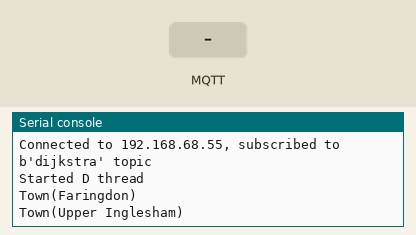
Recording of a program running on a simulated Raspberry Pi Pico running MicroPython. Shown: the last lines printed to the serial console. The test bench sets the inputs (shaded band). WiFi joins after 1.5 s; random numbers come from a fixed seed; no MQTT or app messages arrive unless stated; threads take turns every 2 ms; library files of the repository ran but are not shown: neopixel.py.

Above: at 2.8 s.
2.9 s: MQTT message "start" arrives on the first subscribed topic
At 3.3 s:
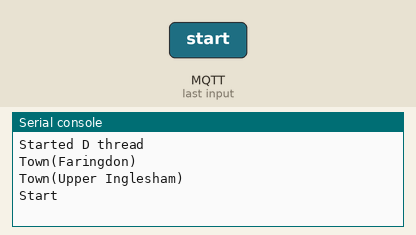
5.1 s: MQTT message "stop" arrives on the first subscribed topic
At 5.6 s:
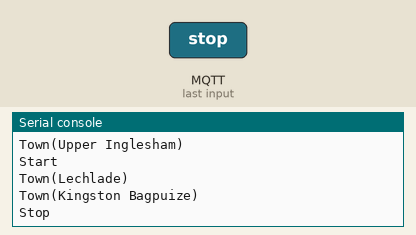

The program:

test.py
```python
# -------------------------------------------- #
#        Imports and general config            #
# -------------------------------------------- #

from cotswolds import towns # Import the towns list from cotswolds.py

from machine import Pin # Import the Pin class from the machine module
import utime
import random
from neopixel import Neopixel # Import the Neopixel class from the neopixel module
from umqtt.simple import MQTTClient # Import the MQTTClient class from the umqtt.simple module
import network # Import the network module
import _thread # Import the _thread module

# Configure Neopixels
numpix = 145
strip = Neopixel(numpix, 0, 22, "GRB")
strip.brightness(200)

# -------------------------------------------- #
#        MQTT and WiFi Configuration           #
# -------------------------------------------- #

# WIFI Credentials
SSID = "Wi Fi Fo Fum"
PASSWORD = "Isaacleavethecandlesalone"

wlan = network.WLAN(network.STA_IF)
wlan.active(True)
wlan.connect(SSID, PASSWORD)

while not wlan.isconnected():
    pass

print("Connected to WiFi")
print(wlan.ifconfig())

#Setup MQTT
SERVER = '192.168.68.55'
CLIENT_ID = b'PICO'
TOPIC = b'dijkstra'
USER = b'russell'
PASSWORD = b'Nr1216719543'

client = MQTTClient(CLIENT_ID,
                    SERVER,
                    user=USER,
                    password=PASSWORD,
                    keepalive=3600)

client.connect()

# Global variable, flag to indicate if the button has been pressed
GO = False

# Create a lock
lock = _thread.allocate_lock()

# -------------------------------------------- #
#        Dijkstras Algorithm                   #
# -------------------------------------------- #

# Function to fade towns by criteria
def fade(type, town, start_town=None, end_town=None):
    # Don't fade the start and end towns
    if town != start_town and town != end_town and start_town != None:
        # All the fade in options
        if type == "in":
            if town.visited: # Bright red if visited
                start_r, start_g, start_b = 255, 0, 0
            else:
                start_r, start_g, start_b = 10, 0, 0
            end_r, end_g, end_b = 255, 255, 255  # Current town is white
        # All the fade out options
        elif type == "out": # Fade out to red
            start_r, start_g, start_b = 255, 255, 255
            if town.visited:
                end_r, end_g, end_b = 255, 0, 0
            else:
                end_r, end_g, end_b = 10, 0, 0
        elif type == "neighbour_in" and not town.visited:
            start_r, start_g, start_b = 10, 0, 0
            end_r, end_g, end_b = 255, 0, 0
        elif type == "neighbour_out" and not town.visited:
            start_r, start_g, start_b = 255, 0, 0
            end_r, end_g, end_b = 10, 0, 0
    elif type == "terminal":
        start_r, start_g, start_b = 10, 0, 0
        end_r, end_g, end_b = 255, 255, 255
    else:
        return

    steps = 50  # Number of steps in the fade
    delay = 0.02  # Delay between each step (in seconds)

    for i in range(steps + 1):
        # Calculate the current RGB values for this step
        r = int(start_r + (end_r - start_r) * (i / steps))
        g = int(start_g + (end_g - start_g) * (i / steps))
        b = int(start_b + (end_b - start_b) * (i / steps))

        for led in town.leds:
            strip[led] = (r, g, b)
        strip.show()
        utime.sleep(delay)

# Function to pick two different random towns
def pick_towns(towns):
    town1 = random.choice(towns)
    town2 = random.choice(towns)
    while town2 == town1:
        town2 = random.choice(towns)
    return town1, town2

# Function to get the euclidean distance between two towns when given x and y coordinates of each
def get_distance(town1, town2):
    return ((town1.x - town2.x) ** 2 + (town1.y - town2.y) ** 2) ** 0.5

# Function to get the town with the smallest distance that has not been visited
def get_smallest_distance(towns):
    smallest_distance = 9999
    smallest_town = None
    for town in towns:
        if not town.visited and town.distance < smallest_distance:
            smallest_distance = town.distance
            smallest_town = town
    return smallest_town

# Function to turn all lights off
def turn_off():
    for i in range(numpix):
        strip[i] = (0, 0, 0)
    strip.show()

def printTownNames(towns):
    for town in towns:
        print(town)
        utime.sleep(1)

# -------------------------------------------- #
#        MQTT Callbacks                        #
# -------------------------------------------- #

# Thread to handle incoming messages
def sub_cb(topic, msg):
    global GO
    # Get lock
    lock.acquire()
    if msg == b'start':
        GO = True
        print("Start")
    elif msg == b'stop':
        GO = False
        print("Stop")
    # Release lock
    lock.release()

client.set_callback(sub_cb)
client.subscribe(TOPIC)
print("Connected to %s, subscribed to %s topic" % (SERVER, TOPIC))


def start_dijkstras():
    while True:
        printTownNames(towns)


# Start threads for MQTT and Dijkstras
_thread.start_new_thread(start_dijkstras, ())
print("Started D thread")


# Main loop
while True:
    client.check_msg()
```

cotswolds.py
```python
class Town:
    """
    Represents a town in the Cotswolds with its name, coordinates, LEDs,
    neighbours, and properties for Dijkstra's algorithm.
    """

    def __init__(self, name, x, y, leds):
        """
        Initializes a new Town object.

        Args:
            name (str): The name of the town.
            x (int): The x-coordinate of the town.
            y (int): The y-coordinate of the town.
            leds (list): A list of LED indices associated with the town.
        """
        self.name = name
        self.x = x
        self.y = y
        self.leds = leds
        self.neighbours = []  # List of neighboring Town objects
        self.previous = None  # Previous town in the shortest path
        self._distance = 9999  # Initial distance from the starting town
        self._visited = False  # Whether the town has been visited

    def get_previous(self):
        """Returns the previous town in the shortest path."""
        return self.previous

    def set_previous(self, town):
        """Sets the previous town in the shortest path."""
        self.previous = town

    @property
    def distance(self):
        """Returns the current distance from the starting town."""
        return self._distance

    @distance.setter
    def distance(self, value):
        """Sets the distance from the starting town."""
        self._distance = value

    @property
    def visited(self):
        """Returns True if the town has been visited, False otherwise."""
        return self._visited

    @visited.setter
    def visited(self, value):
        """Sets the visited status of the town."""
        self._visited = value


    def __repr__(self):
        """Returns a string representation of the Town object."""
        return f"Town({self.name})"


# Create all Town instances:
A = Town("Faringdon", 1020, 180, [0, 1, 2, 3, 4, 5, 6, 7, 8, 9])
B = Town("Upper Inglesham", 690, 120, [12, 13])
C = Town("Lechlade", 800, 265, [10, 11])
D = Town("Kingston Bagpuize", 1160, 370, [53, 54, 55])
E = Town("Carterton", 995, 460, [50, 51, 52])
F = Town("Cricklade", 545, 195, [14, 15, 16])
G = Town("Fairford", 640, 340, [17, 18])
H = Town("Oxford", 1235, 500, [56])
I = Town("Witney", 1190, 675, [57, 58, 59, 60])
J = Town("Burford", 760, 600, [39, 40, 41, 42, 43, 44, 45, 46, 47, 48, 49])
K = Town("Cirencester", 390, 305, [19, 20, 21, 22, 23])
L = Town("Kemble", 180, 175, [24, 25, 26])
M = Town("Stroud", 105, 450, [27, 28,29, 30, 31, 32])
N = Town("Straton", 260, 500, [33])
O = Town("North Cerney", 460, 580, [36, 37, 38])
P = Town("Charlbury", 950, 815, [66, 67, 68])
Q = Town("Woodstock", 1145, 950, [63, 64, 65])
R = Town("Tackley", 1250, 1065, [61, 62])
S = Town("Duntisbourne Abbots", 290, 620, [34, 35])
T = Town("Gloucester", 95, 805, [129, 130, 131])
U = Town("Brockworth", 380, 890, [132, 133, 134, 135, 136, 137, 138, 139, 140])
V = Town("Northleach", 550, 800, [141, 142, 143, 144])
W = Town("Stow-on-the-Wold", 700, 1000, [69, 70, 71])
X = Town("Chipping Norton", 915, 1095, [72, 73, 74])
Y = Town("Middle Barton", 1090, 1160, [75, 76])
Z = Town("Steeple Aston", 1205, 1250, [77, 78])
AA = Town("Cheltenham", 80, 980, [127, 128])
AB = Town("Bishops Cleeve", 280, 1085, [124, 125, 126])
AC = Town("Broadway", 530, 1220, [116, 117, 118, 119, 120, 121, 122, 123])
AD = Town("Moreton-in-Marsh", 870, 1260, [112, 113, 114, 115])
AE = Town("Shipston-on-Stour", 1140, 1385, [79, 80, 81])
AF = Town("Tewkesbury", 100, 1245, [99, 100, 101, 102, 103])
AG = Town("Winchcombe", 295, 1330, [104, 105])
AH = Town("Honeybourne", 540, 1440, [106])
AI = Town("Chipping Camden", 870, 1380, [107, 108, 109, 110, 111])
AJ = Town("Stratford-upon-Avon", 1180, 1580, [82, 83, 84])
AK = Town("Welford-on-Avon", 900, 1530, [85, 86, 87])
AL = Town("Bidford-on-Avon", 705, 1550, [88, 89, 90])
AM = Town("Harington", 580, 1615, [91])
AN = Town("Evesham", 420, 1530, [92, 93, 94])
AO = Town("Pershore", 175, 1550, [95, 96, 97, 98])


# Now, add the neighbour objects:
A.neighbours = [B, C, D]
B.neighbours = [F, C, A]
C.neighbours = [A, B, G, E]
D.neighbours = [A, E, H]
E.neighbours = [D, C, I, J]
F.neighbours = [B, G, K]
G.neighbours = [F, K, J, C]
H.neighbours = [D, I]
I.neighbours = [H, E, P, Q, R]
J.neighbours = [E, G, O, V, W, P]
K.neighbours = [F, L, M, N, O, G]
L.neighbours = [M, K]
M.neighbours = [L, T, S, N]
N.neighbours = [K, M, S]
O.neighbours = [K, S, V, J]
P.neighbours = [J, W, X, Q, I]
Q.neighbours = [P, X, Y, R, I]
R.neighbours = [Q, Z, I]
S.neighbours = [N, M, U, O]
T.neighbours = [M, AA, U]
U.neighbours = [S, T, AB, AC, W, V]
V.neighbours = [O, U, W, J]
W.neighbours = [J, V, U, AC, X, P]
X.neighbours = [P, W, AD, Y]
Y.neighbours = [Q, X, AE, Z]
Z.neighbours = [R, Y, AE]
AA.neighbours = [T, AF, AB]
AB.neighbours = [U, AA, AF, AG, AC]
AC.neighbours = [U, AB, AG, AH, AI, AD, W]
AD.neighbours = [X, AC, AI, AE]
AE.neighbours = [Z, Y, AD, AI, AK, AJ]
AF.neighbours = [AA, AO, AG, AB]
AG.neighbours = [AB, AF, AN, AC]
AH.neighbours = [AC, AN, AL, AI]
AI.neighbours = [AD, AC, AH, AL, AK, AE]
AJ.neighbours = [AE, AK]
AK.neighbours = [AI, AL, AJ, AE]
AL.neighbours = [AI, AH, AM, AK]
AM.neighbours = [AN, AL]
AN.neighbours = [AG, AO, AM, AH]
AO.neighbours = [AF, AN]

# Create a list of all towns in the Cotswolds
towns = [A, B, C, D, E, F, G, H, I, J, K, L, M, N, O, P, Q, R, S, T, U, V, W, X, Y, Z,
                  AA, AB, AC, AD, AE, AF, AG, AH, AI, AJ, AK, AL, AM, AN, AO]
```

Measured:
- after the input at 2.9 s, the serial console: prints a new line at once (image 1)
- after the input at 5.1 s, the serial console: prints a new line at once (image 2)
